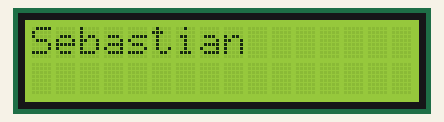
This sketch was run on a simulated Arduino Uno, built with avr-gcc and run on an emulated ATmega328P. On the bench: 16×2 character LCD.

Above: at 0.1 s.
At 1.1 s:
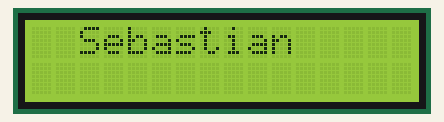
At 2.1 s:
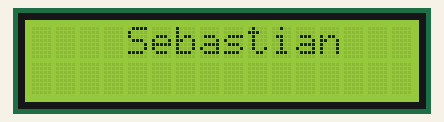
At 4.6 s:
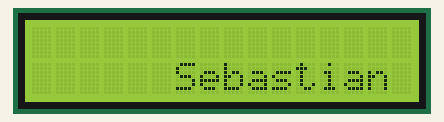
At 6.7 s:
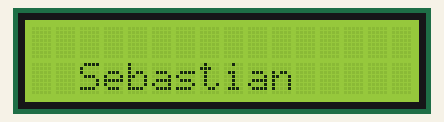
At 8.7 s:
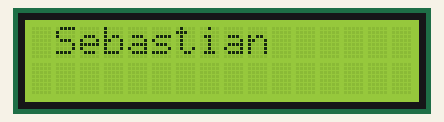

Measured:
- by itself, everything shown: repeats every 8.1 s, in 16 steps
- what the display in image 1 shows lasts 0.5 s, from 1.1 s to 1.6 s

The sketch:

lab_8_level_2.ino
```cpp
#include <LiquidCrystal.h>
//Initialise the Serial LCD.
LiquidCrystal lcd(12,11,5,4,3,2); //These pin numbers are hard coded in on the serial backpack board.

void setup()
{
  lcd.begin (16,2); //Initialize the LCD.
}

void loop(){

  //level 2
  //move to right on top
  for(int i=0; i<8; i++) {
    lcd.clear();
    lcd.setCursor(i,0); //goto first column and first line (0,0)
    lcd.print("Sebastian"); //Print at cursor Location
    delay(500);
  }

  //move left on bottom row
  for(int i=8; i>0; i--) {
    lcd.clear();
    lcd.setCursor(i - 1,1); //goto first column and first line (0,0)
    lcd.print("Sebastian"); //Print at cursor Location
    delay(500);
  }
}
```
